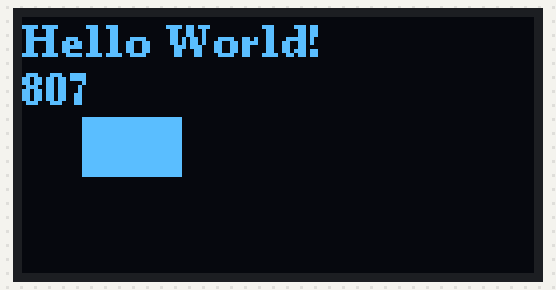
The sketch below on a simulated Arduino Uno, built with avr-gcc and run on an emulated ATmega328P. Shown: 128×64 one-colour display. Random numbers use the default seed unless the sketch sets one.

Above: at 0.2 s.
At 4.5 s:
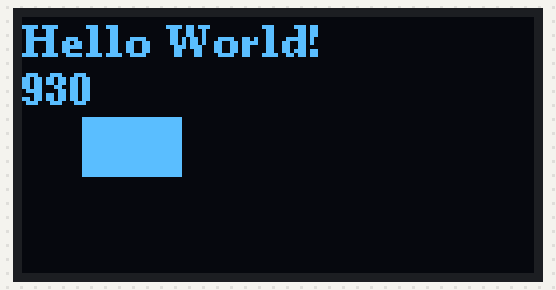
At 9.8 s:
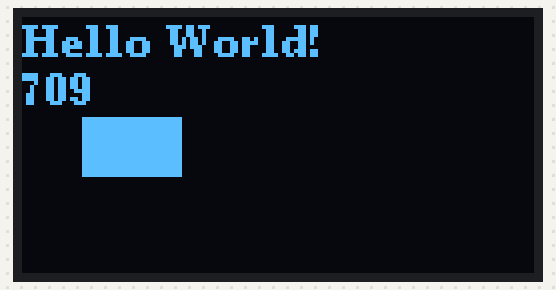
At 19.5 s:
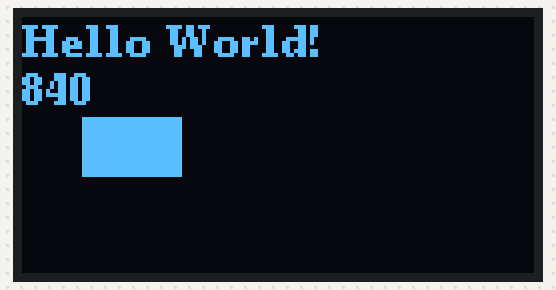
At 29.2 s:
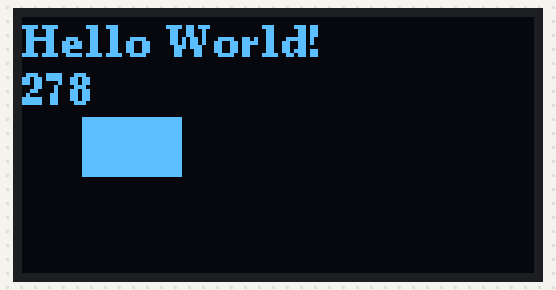
At 38.9 s:
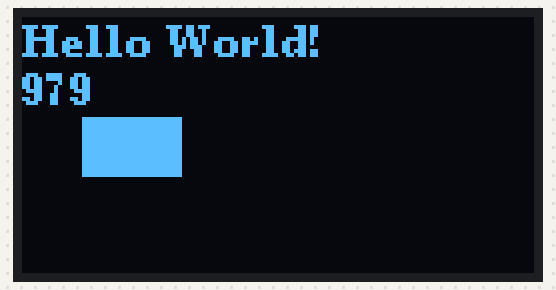

The sketch:

_128_64_oled_display_hello_world.ino
```cpp
#include <Arduino.h>
#include <U8g2lib.h>

#ifdef U8X8_HAVE_HW_SPI
#include <SPI.h>
#endif
#ifdef U8X8_HAVE_HW_I2C
#include <Wire.h>
#endif

/*
  U8glib Example Overview:
    Frame Buffer Examples: clearBuffer/sendBuffer. Fast, but may not work with all Arduino boards because of RAM consumption
    Page Buffer Examples: firstPage/nextPage. Less RAM usage, should work with all Arduino boards.
    U8x8 Text Only Example: No RAM usage, direct communication with display controller. No graphics, 8x8 Text only.

*/

// Please UNCOMMENT one of the contructor lines below
// U8g2 Contructor List (Frame Buffer)
// The complete list is available here: https://github.com/olikraus/u8g2/wiki/u8g2setupcpp
// Please update the pin numbers according to your setup. Use U8X8_PIN_NONE if the reset pin is not connected

U8G2_SSD1306_128X64_NONAME_F_HW_I2C u8g2(U8G2_R0, /* reset=*/ U8X8_PIN_NONE);


void setup(void) {
  u8g2.begin();   //create screen object
}

void loop(void) {
  u8g2.clear();					// clear the internal memory
  //u8g2.clearDisplay();
  u8g2.setFont(u8g2_font_ncenB08_tr);	// choose a suitable font
  u8g2.drawStr(0,10,"Hello World!");	// write something to the internal memory

  int  randNumber = random(1000);   // create a random number between 0 and 999
  char buf[4];
  sprintf (buf, "%03d", randNumber);   // create a string 3 digits with leading zero if needed
  u8g2.drawStr(0, 22, buf);
  // u8g2.drawStr(0,30,randNumber);
  u8g2.drawBox(15,25,25,15);     // Draw a box (filled frame), starting at x/y position (upper left edge). The box has width w and height h.

  u8g2.sendBuffer();					// transfer internal memory to the display
  delay(1000);
}
```

Measured:
- what the display in image 0 shows lasts 1.0 s, from 0.1 s to 1.1 s
